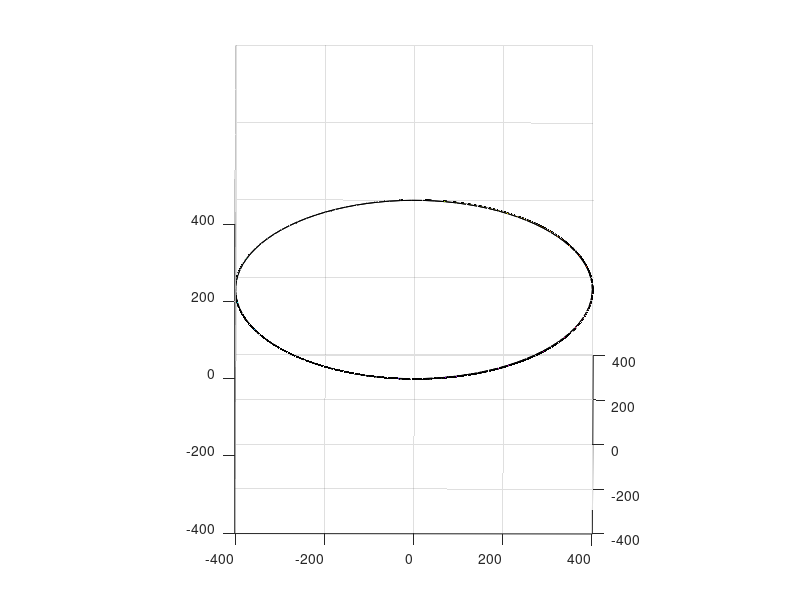

Source code (MATLAB):
u = linspace(0,2*pi,100);
v = linspace(0,2*pi,100);
[U,V] = meshgrid(u,v);
r = ((cos(U)).^(20)+(sin(V)).^(20)).^(-1/20);
X = (4+r*cos(V+2*U))*cos(U);
Y = (4+r*cos(V+2*U))*sin(U);
Z = r*sin(V+2*U);
figure;
surf(X,Y,Z,U);
view(.15,30);
axis equal;
colormap hsv;
